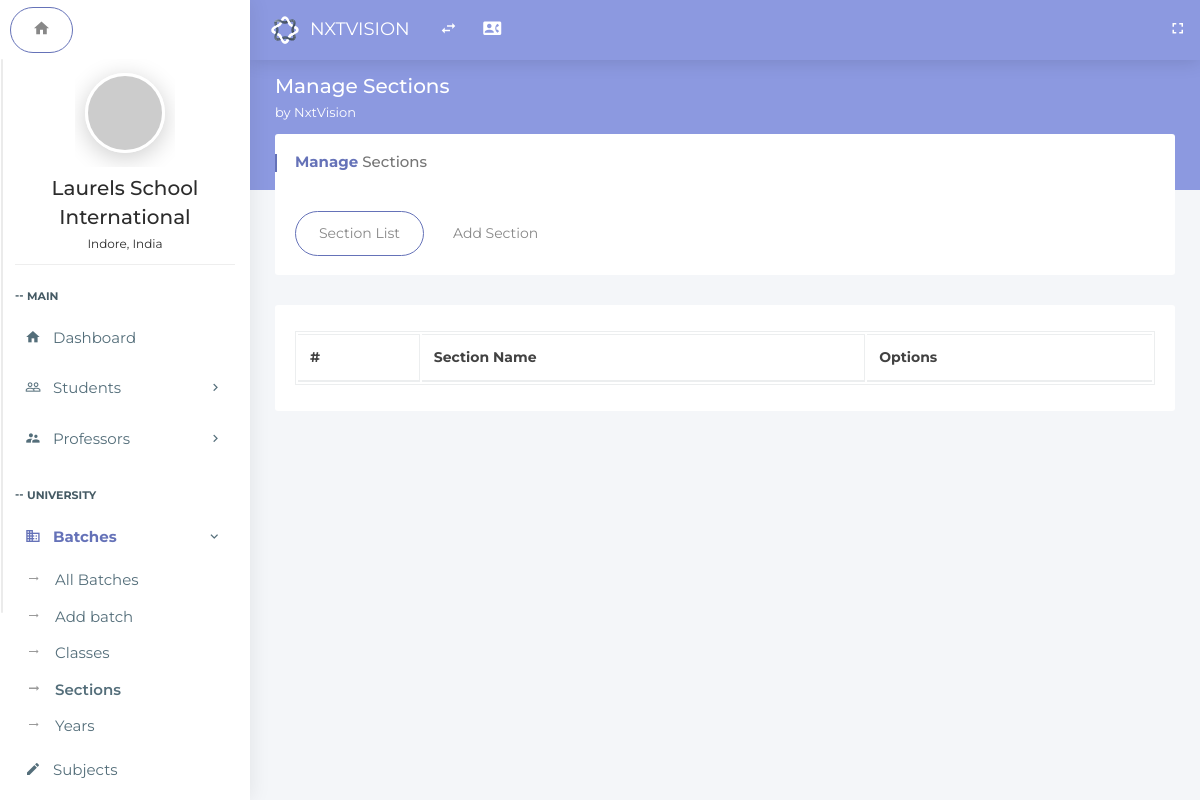
Page /index.php/section on the earlier database version.
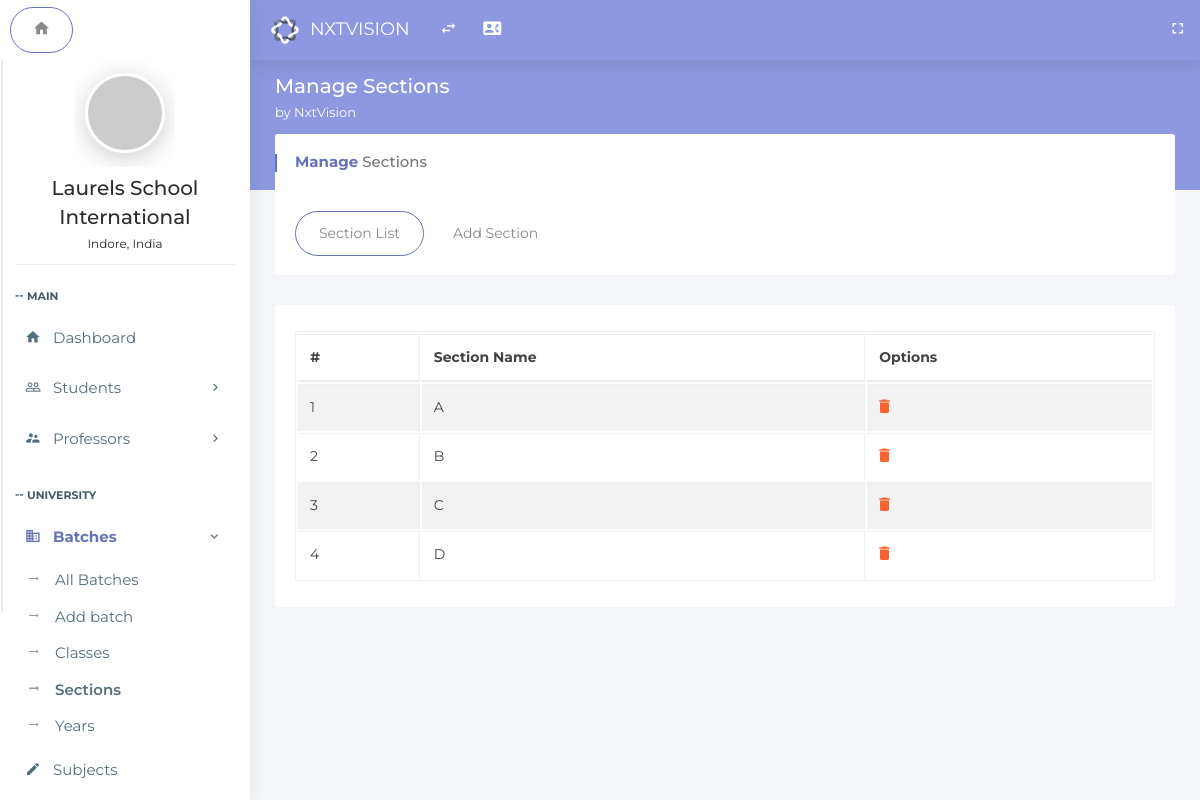
Same page on the later database version.
### tables this page shows
CREATE TABLE `section_list` (
  `id` int(11) NOT NULL,
  `section` text NOT NULL
);

### application/controllers/Section.php (called while the page is built, shortened)
<?php
class Section extends MY_Controller
{
    public function index()
    {
        $this->load->model('section_model', '_section');
        $data['result'] = $this->_section->getAllSections();
        $this->load->view('sections', $data);
    }
}

### index.php (called while the page is built, shortened)
<?php
require_once BASEPATH.'core/CodeIgniter.php';

### application/models/Section_model.php (called while the page is built, shortened)
<?php
class Section_model extends CI_Model
{
    public function getAllSections()
    {
        $query = $this->db->get('section_list');
        return $query;
    }
}

### application/views/sections.php (the view, shortened to what this page needs)
<!doctype html>
<html class="no-js " lang="en">
<head>
<link rel="stylesheet" href="assets/plugins/bootstrap/css/bootstrap.min.css">
<link rel="stylesheet" href="assets/plugins/jquery-datatable/dataTables.bootstrap4.min.css">
<link rel="stylesheet" href="assets/css/main.css">
<link rel="stylesheet" href="assets/css/color_skins.css">
<link rel="stylesheet" href="assets/plugins/sweetalert/sweetalert.css"/>
</head>
<body class="<?php echo $theme;?>">
<nav class="navbar p-l-5 p-r-5">
    <ul class="nav navbar-nav navbar-left">
        <li>
            <div class="navbar-header">
                <a class="navbar-brand" href="<?php echo site_url('dashboard');?>"><img src="assets/images/logo.svg" width="30" alt="Oreo"><span class="m-l-10"><?php echo $company_name;?></span></a>
            </div>
        </li>
        <li><a href="javascript:void(0);" class="ls-toggle-btn" data-close="true"><i class="zmdi zmdi-swap"></i></a></li>
         <li><a href="contact.html" title="Contact List"><i class="zmdi zmdi-account-box-phone"></i></a></li>
        <li class="float-right">
            <a href="javascript:void(0);" class="fullscreen hidden-sm-down" data-provide="fullscreen" data-close="true"><i class="zmdi zmdi-fullscreen"></i></a>
        </li>
    </ul>
</nav>
<?php include "leftside.php";?>
<section class="content">
    <div class="block-header">
        <div class="row">
            <div class="col-lg-7 col-md-6 col-sm-12">
                <h2>Manage Sections
                <small><?php echo $welcome_string;?></small>
                </h2>
            </div>
        </div>
    </div>
    <div class="container-fluid">
        <div class="row clearfix">
            <div class="col-lg-12">
                <div class="card">
                    <div class="header">
                        <h2><strong>Manage</strong> Sections</h2>
                    </div>
                    <div class="body">
                        <ul class="nav nav-tabs padding-0">
                            <li class="nav-item"><a class="nav-link active" data-toggle="tab" href="#sublist">Section List</a></li>
                            <li class="nav-item"><a class="nav-link" data-toggle="tab" href="#addsub">Add Section</a></li>
                        </ul>
                    </div>
                </div>
                <div class="tab-content">
                    <div class="tab-pane active" id="sublist">
                        <div class="card">
                            <div class="body">
                                <div class="table-responsive">
                                    <table class="table table-bordered table-striped table-hover js-basic-example dataTable">
                                        <thead>
                                            <tr>
                                                <th>#</th>
                                                <th>Section Name</th>
                                                <th>Options</th>
                                            </tr>
                                        </thead>
                                        <tbody>
                                            <?php
                                            if(isset($result))
                                            {
                      foreach ($result->result() as $row) {
                          ?>
                                            <tr>
                                                <td><?php echo $row->id; ?></td>
                                                <td><?php echo $row->section; ?></td>
                                                <td>
                                                    <a href="javascript:showConfirmMessage('<?php echo $row->id; ?>','<?php echo $row->section; ?>');"><i class="zmdi zmdi-delete"></i>
                                                    </a>
                                                </td>
                                            </tr>
                      <?php
                      }} ?>
                                        </tbody>
                                    </table>
                                </div>
                            </div>
                        </div>
                    </div>
                </div>
            </div>
        </div>
    </div>
</section>
</body>
</html>

Differences in the rows shown:
added section_list: id "1", section "A"
added section_list: id "2", section "B"
added section_list: id "3", section "C"
added section_list: id "4", section "D"
